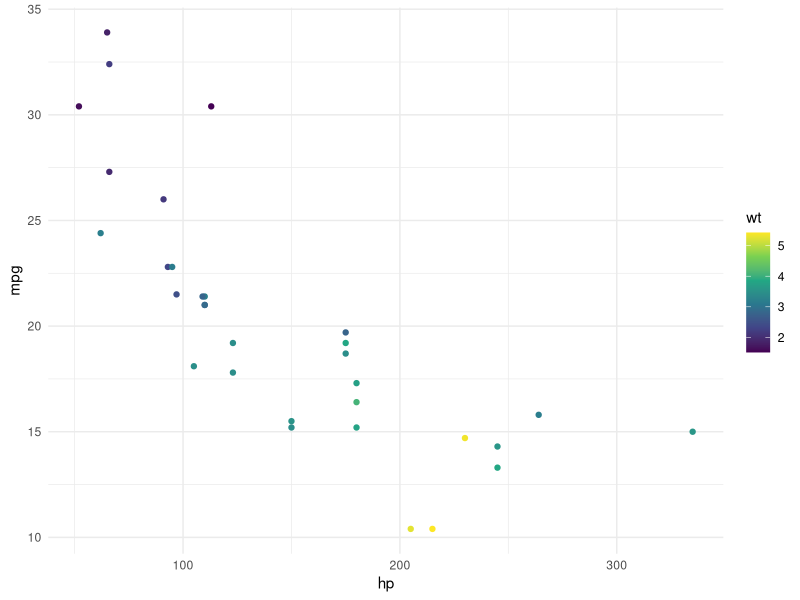
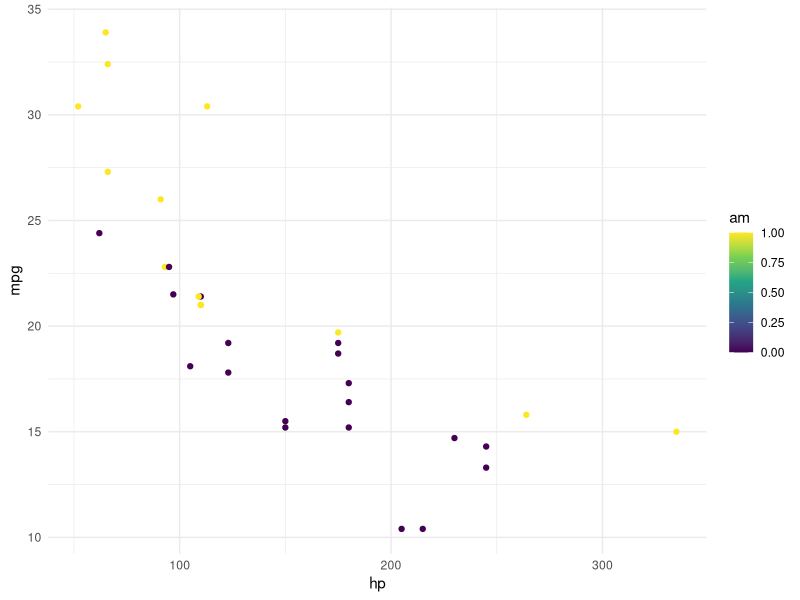
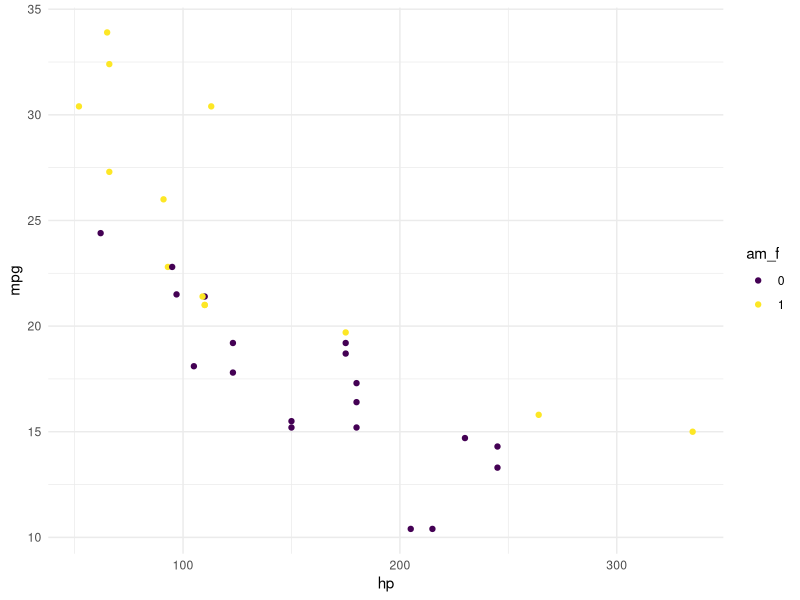
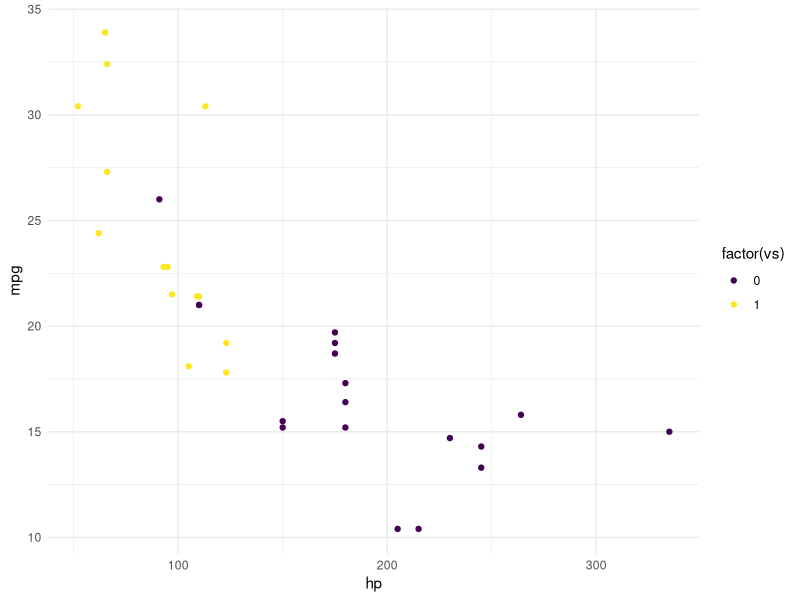
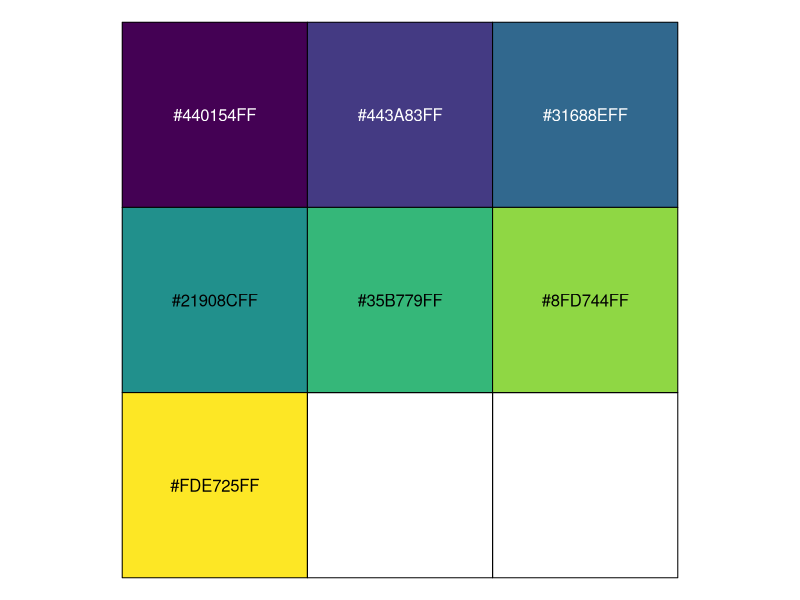
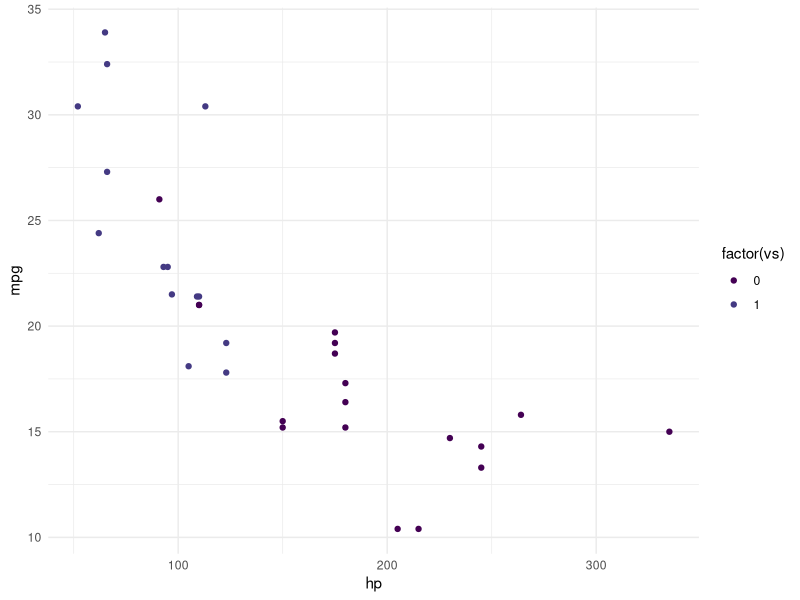
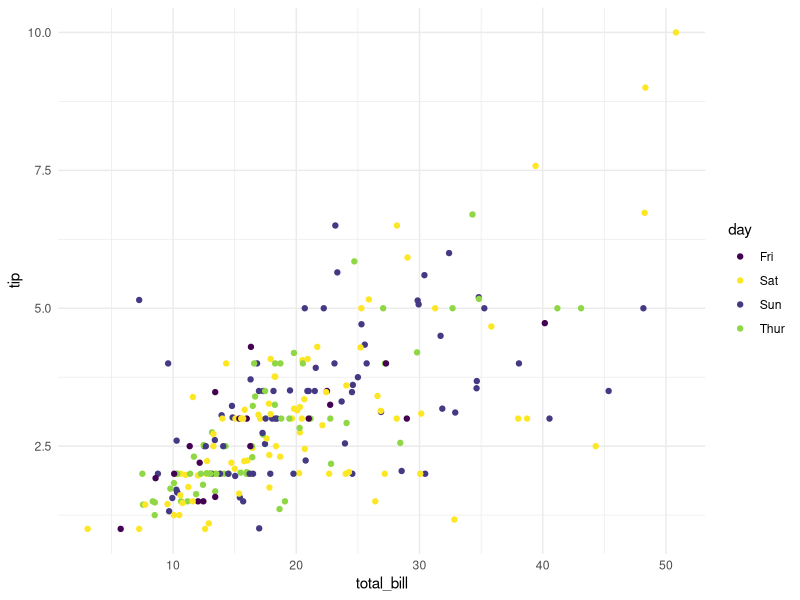
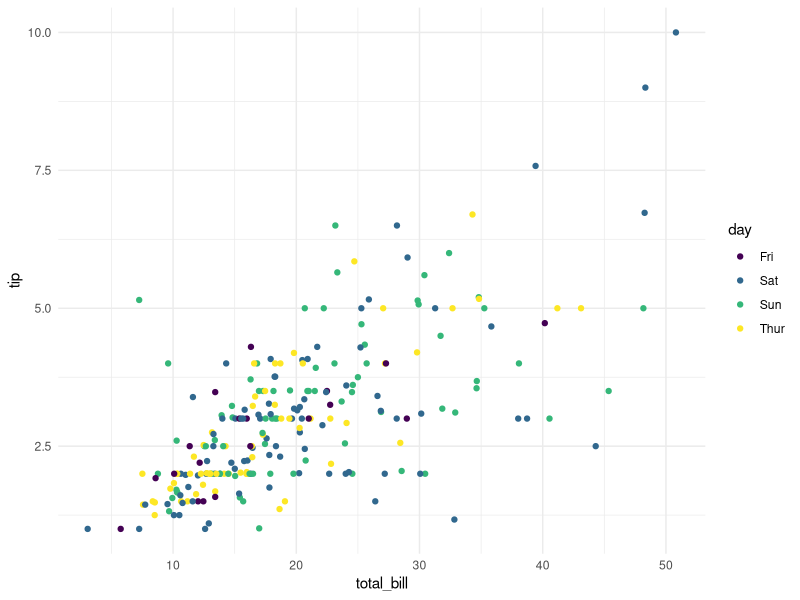

These figures' R source, in order:
## ---- chunk 1
library(tidyverse)
library(viridis)
library(scales)

data(mtcars)
## ---- chunk 2
theme_set(theme_minimal())
## ---- chunk 3
opts <- options()  # save old options

options(ggplot2.continuous.colour="viridis")
options(ggplot2.continuous.fill = "viridis")
## ---- chunk 4
ggplot(data = mtcars, aes(x = hp, y = mpg, color = wt )) + 
  geom_point()
## ---- chunk 5
ggplot(data = mtcars, aes(x = hp, y = mpg, color = am )) + 
  geom_point()
## ---- chunk 6
mtcars$am_f <- ordered(mtcars$am)
## ---- chunk 7
ggplot(data = mtcars, aes(x = hp, y = mpg, color = am_f)) + 
  geom_point()
## ---- chunk 8
scale_colour_discrete <- function(...) {
  scale_colour_manual(..., values = viridis::viridis(2))
}
## ---- chunk 9
ggplot(data = mtcars, aes(x = hp, y = mpg, color = factor(vs))) + 
  geom_point()
## ---- chunk 10
scale_colour_discrete <- function(...) {
  scale_colour_manual(..., values = viridis::viridis(7))
}
## ---- chunk 11
show_col(viridis_pal()(7))
## ---- chunk 12
ggplot(data = mtcars, aes(x = hp, y = mpg, color = factor(vs))) +
  geom_point()
## ---- chunk 13
viridis_pal()(7)
## ---- chunk 14
viridis_qualitative_pal7 <- c("#440154FF", "#FDE725FF", "#443A83FF", 
                              "#8FD744FF", "#31688EFF",  "#35B779FF", 
                              "#21908CFF")
## ---- chunk 15
scale_colour_discrete <- function(...) {
  scale_colour_manual(..., values = viridis_qualitative_pal7)
}
## ---- chunk 16
data(tips, package = "reshape2")

ggplot(tips) +
  aes(x = total_bill, y = tip, color = day) + 
  geom_point()
## ---- chunk 17
scale_colour_discrete <- scale_colour_viridis_d
## ---- chunk 18
ggplot(tips) +
  aes(x = total_bill, y = tip, color = day) + 
  geom_point()
## ---- chunk 19
ggplot(tips) +
  aes(x = total_bill, y = tip, color = sex) + 
  geom_point()
## ---- chunk 20
ggplot(tips) +
  aes(x = day, fill = day) +
  geom_bar()
## ---- chunk 21
scale_fill_discrete <- function(...) {
   scale_fill_manual(..., values = viridis_qualitative_pal7)
} 
## ---- chunk 22
ggplot(tips) +
  aes(x = day, fill = day) +
  geom_bar()
## ---- chunk 23
tips %>% 
  count(day) %>% 
  ggplot() +
    aes(x = day, y = n, fill = day) +
    geom_col()
## ---- chunk 24
ggplot(tips) +
  aes(x = day, y = tip, fill = day) +
  geom_violin()
## ---- chunk 25
ggplot(tips) +
  aes(x = day, y = tip, color = day) +
  geom_violin()
